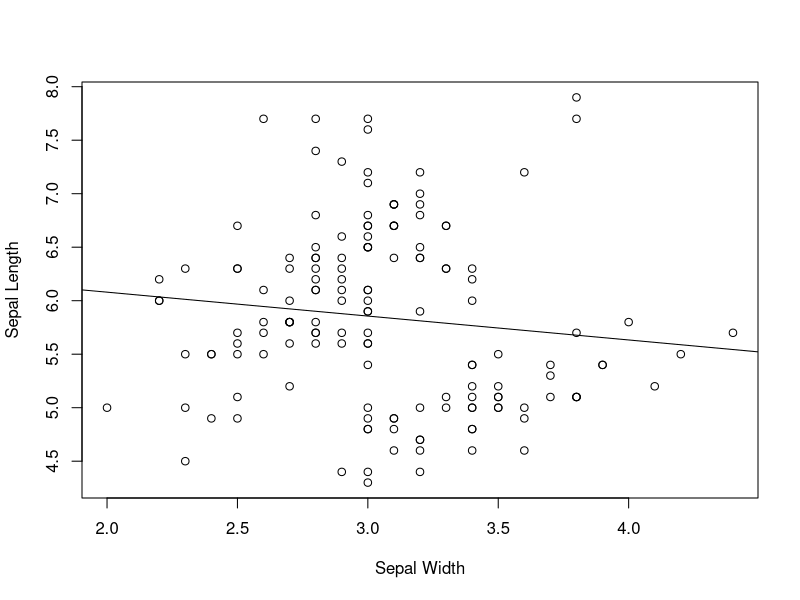

The R script that drew this image:
## ---- chunk 1
library(datasets)
data(iris)
summary(iris)
## ---- chunk 2
Y <- iris[, 'Sepal.Length']
X <- iris[, 'Sepal.Width']
## ---- chunk 3
mean(Y)
## ---- chunk 4
mean(X)
## ---- chunk 5
cor(Y, X)
## ---- chunk 6
model <- lm(Y ~ X)
model
## ---- chunk 7
plot(Y ~ X, xlab = 'Sepal Width', ylab = 'Sepal Length')
abline(model)
